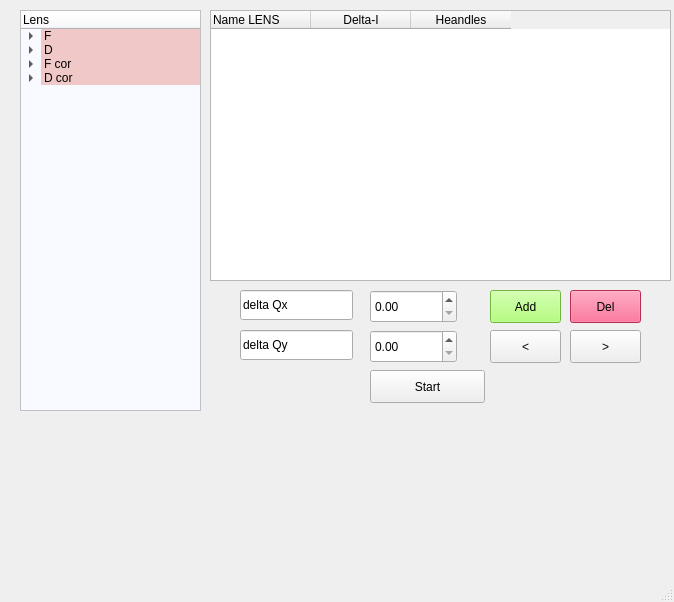
<?xml version="1.0" encoding="UTF-8"?>
<ui version="4.0">
 <class>MainWindow</class>
 <widget class="QMainWindow" name="MainWindow">
  <property name="geometry">
   <rect>
    <x>0</x>
    <y>0</y>
    <width>674</width>
    <height>602</height>
   </rect>
  </property>
  <property name="windowTitle">
   <string>MainWindow</string>
  </property>
  <widget class="QWidget" name="centralwidget">
   <widget class="QTreeWidget" name="treeWidget">
    <property name="geometry">
     <rect>
      <x>20</x>
      <y>10</y>
      <width>181</width>
      <height>401</height>
     </rect>
    </property>
    <property name="styleSheet">
     <string notr="true">
background-color: rgb(249, 250, 255);</string>
    </property>
    <property name="editTriggers">
     <set>QAbstractItemView::AnyKeyPressed|QAbstractItemView::DoubleClicked|QAbstractItemView::EditKeyPressed|QAbstractItemView::SelectedClicked</set>
    </property>
    <column>
     <property name="text">
      <string>Lens</string>
     </property>
     <property name="font">
      <font>
       <italic>false</italic>
      </font>
     </property>
     <property name="background">
      <color>
       <red>180</red>
       <green>27</green>
       <blue>45</blue>
      </color>
     </property>
     <property name="foreground">
      <brush brushstyle="SolidPattern">
       <color alpha="255">
        <red>0</red>
        <green>0</green>
        <blue>0</blue>
       </color>
      </brush>
     </property>
    </column>
    <item>
     <property name="text">
      <string>F</string>
     </property>
     <property name="background">
      <brush brushstyle="SolidPattern">
       <color alpha="255">
        <red>240</red>
        <green>200</green>
        <blue>200</blue>
       </color>
      </brush>
     </property>
     <item>
      <property name="text">
       <string>F1</string>
      </property>
     </item>
     <item>
      <property name="text">
       <string>F2</string>
      </property>
     </item>
     <item>
      <property name="text">
       <string>F3</string>
      </property>
     </item>
     <item>
      <property name="text">
       <string>F4</string>
      </property>
     </item>
    </item>
    <item>
     <property name="text">
      <string>D</string>
     </property>
     <property name="background">
      <brush brushstyle="SolidPattern">
       <color alpha="255">
        <red>240</red>
        <green>200</green>
        <blue>200</blue>
       </color>
      </brush>
     </property>
     <item>
      <property name="text">
       <string>D1</string>
      </property>
     </item>
     <item>
      <property name="text">
       <string>D2</string>
      </property>
      <property name="foreground">
       <brush brushstyle="Dense7Pattern">
        <color alpha="255">
         <red>0</red>
         <green>0</green>
         <blue>0</blue>
        </color>
       </brush>
      </property>
     </item>
     <item>
      <property name="text">
       <string>D3</string>
      </property>
     </item>
    </item>
    <item>
     <property name="text">
      <string>F cor</string>
     </property>
     <property name="background">
      <brush brushstyle="SolidPattern">
       <color alpha="255">
        <red>240</red>
        <green>200</green>
        <blue>200</blue>
       </color>
      </brush>
     </property>
     <item>
      <property name="text">
       <string>F1</string>
      </property>
      <property name="background">
       <brush brushstyle="SolidPattern">
        <color alpha="255">
         <red>248</red>
         <green>225</green>
         <blue>255</blue>
        </color>
       </brush>
      </property>
      <item>
       <property name="text">
        <string>1</string>
       </property>
      </item>
      <item>
       <property name="text">
        <string>2</string>
       </property>
      </item>
      <item>
       <property name="text">
        <string>3</string>
       </property>
      </item>
      <item>
       <property name="text">
        <string>4</string>
       </property>
      </item>
     </item>
     <item>
      <property name="text">
       <string>F2</string>
      </property>
      <property name="background">
       <brush brushstyle="SolidPattern">
        <color alpha="255">
         <red>248</red>
         <green>225</green>
         <blue>255</blue>
        </color>
       </brush>
      </property>
      <item>
       <property name="text">
        <string>1</string>
       </property>
      </item>
      <item>
       <property name="text">
        <string>2</string>
       </property>
      </item>
      <item>
       <property name="text">
        <string>3</string>
       </property>
      </item>
      <item>
       <property name="text">
        <string>4</string>
       </property>
      </item>
     </item>
     <item>
      <property name="text">
       <string>F3</string>
      </property>
      <property name="background">
       <brush brushstyle="SolidPattern">
        <color alpha="255">
         <red>248</red>
         <green>225</green>
         <blue>255</blue>
        </color>
       </brush>
      </property>
      <item>
       <property name="text">
        <string>1</string>
       </property>
      </item>
      <item>
       <property name="text">
        <string>2</string>
       </property>
      </item>
      <item>
       <property name="text">
        <string>3</string>
       </property>
      </item>
      <item>
       <property name="text">
        <string>4</string>
       </property>
      </item>
     </item>
     <item>
      <property name="text">
       <string>F4</string>
      </property>
      <property name="background">
       <brush brushstyle="SolidPattern">
        <color alpha="255">
         <red>248</red>
         <green>225</green>
         <blue>255</blue>
        </color>
       </brush>
      </property>
      <item>
       <property name="text">
        <string>1</string>
       </property>
      </item>
      <item>
       <property name="text">
        <string>2</string>
       </property>
      </item>
      <item>
       <property name="text">
        <string>3</string>
       </property>
      </item>
      <item>
       <property name="text">
        <string>4</string>
       </property>
      </item>
     </item>
    </item>
    <item>
     <property name="text">
      <string>D cor</string>
     </property>
     <property name="background">
      <brush brushstyle="SolidPattern">
       <color alpha="255">
        <red>240</red>
        <green>200</green>
        <blue>200</blue>
       </color>
      </brush>
     </property>
     <item>
      <property name="text">
       <string>D1</string>
      </property>
      <property name="background">
       <brush brushstyle="SolidPattern">
        <color alpha="255">
         <red>248</red>
         <green>225</green>
         <blue>255</blue>
        </color>
       </brush>
      </property>
      <item>
       <property name="text">
        <string>1</string>
       </property>
      </item>
      <item>
       <property name="text">
        <string>2</string>
       </property>
      </item>
      <item>
       <property name="text">
        <string>3</string>
       </property>
      </item>
      <item>
       <property name="text">
        <string>4</string>
       </property>
      </item>
     </item>
     <item>
      <property name="text">
       <string>D2</string>
      </property>
      <property name="background">
       <brush brushstyle="SolidPattern">
        <color alpha="255">
         <red>248</red>
         <green>225</green>
         <blue>255</blue>
        </color>
       </brush>
      </property>
      <item>
       <property name="text">
        <string>1</string>
       </property>
      </item>
      <item>
       <property name="text">
        <string>2</string>
       </property>
      </item>
      <item>
       <property name="text">
        <string>3</string>
       </property>
      </item>
      <item>
       <property name="text">
        <string>4</string>
       </property>
      </item>
     </item>
     <item>
      <property name="text">
       <string>D3</string>
      </property>
      <property name="background">
       <brush brushstyle="SolidPattern">
        <color alpha="255">
         <red>248</red>
         <green>225</green>
         <blue>255</blue>
        </color>
       </brush>
      </property>
      <item>
       <property name="text">
        <string>1</string>
       </property>
      </item>
      <item>
       <property name="text">
        <string>2</string>
       </property>
      </item>
      <item>
       <property name="text">
        <string>3</string>
       </property>
      </item>
      <item>
       <property name="text">
        <string>4</string>
       </property>
      </item>
     </item>
    </item>
   </widget>
   <widget class="QTableWidget" name="table_elem">
    <property name="geometry">
     <rect>
      <x>210</x>
      <y>10</y>
      <width>461</width>
      <height>271</height>
     </rect>
    </property>
    <column>
     <property name="text">
      <string>Name LENS</string>
     </property>
     <property name="textAlignment">
      <set>AlignLeading|AlignVCenter</set>
     </property>
     <property name="background">
      <color>
       <red>180</red>
       <green>27</green>
       <blue>45</blue>
      </color>
     </property>
    </column>
    <column>
     <property name="text">
      <string>Delta-I</string>
     </property>
     <property name="background">
      <color>
       <red>180</red>
       <green>27</green>
       <blue>45</blue>
      </color>
     </property>
    </column>
    <column>
     <property name="text">
      <string>Heandles</string>
     </property>
     <property name="background">
      <color>
       <red>180</red>
       <green>27</green>
       <blue>45</blue>
      </color>
     </property>
    </column>
   </widget>
   <widget class="QLineEdit" name="lineEdit">
    <property name="geometry">
     <rect>
      <x>240</x>
      <y>290</y>
      <width>113</width>
      <height>30</height>
     </rect>
    </property>
    <property name="text">
     <string>delta Qx</string>
    </property>
   </widget>
   <widget class="QLineEdit" name="lineEdit_2">
    <property name="geometry">
     <rect>
      <x>240</x>
      <y>330</y>
      <width>113</width>
      <height>30</height>
     </rect>
    </property>
    <property name="text">
     <string>delta Qy</string>
    </property>
   </widget>
   <widget class="QDoubleSpinBox" name="spin_delta_qx">
    <property name="geometry">
     <rect>
      <x>370</x>
      <y>290</y>
      <width>87</width>
      <height>33</height>
     </rect>
    </property>
   </widget>
   <widget class="QDoubleSpinBox" name="spin_delta_qy">
    <property name="geometry">
     <rect>
      <x>370</x>
      <y>330</y>
      <width>87</width>
      <height>33</height>
     </rect>
    </property>
   </widget>
   <widget class="QPushButton" name="btn_freq_down">
    <property name="geometry">
     <rect>
      <x>490</x>
      <y>330</y>
      <width>71</width>
      <height>33</height>
     </rect>
    </property>
    <property name="text">
     <string>&lt;</string>
    </property>
   </widget>
   <widget class="QPushButton" name="btn_freq_up">
    <property name="geometry">
     <rect>
      <x>570</x>
      <y>330</y>
      <width>71</width>
      <height>33</height>
     </rect>
    </property>
    <property name="text">
     <string>&gt;</string>
    </property>
   </widget>
   <widget class="QPushButton" name="Add_Hendles">
    <property name="geometry">
     <rect>
      <x>490</x>
      <y>290</y>
      <width>71</width>
      <height>33</height>
     </rect>
    </property>
    <property name="styleSheet">
     <string notr="true">background-color: rgb(160, 255, 88);</string>
    </property>
    <property name="text">
     <string>Add</string>
    </property>
   </widget>
   <widget class="QPushButton" name="Delete_Hendles">
    <property name="geometry">
     <rect>
      <x>570</x>
      <y>290</y>
      <width>71</width>
      <height>33</height>
     </rect>
    </property>
    <property name="styleSheet">
     <string notr="true">background-color: rgb(255, 65, 116);</string>
    </property>
    <property name="text">
     <string>Del</string>
    </property>
   </widget>
   <widget class="QPushButton" name="pushButton">
    <property name="geometry">
     <rect>
      <x>370</x>
      <y>370</y>
      <width>115</width>
      <height>33</height>
     </rect>
    </property>
    <property name="text">
     <string>Start</string>
    </property>
   </widget>
  </widget>
  <widget class="QMenuBar" name="menubar">
   <property name="geometry">
    <rect>
     <x>0</x>
     <y>0</y>
     <width>674</width>
     <height>27</height>
    </rect>
   </property>
  </widget>
  <widget class="QStatusBar" name="statusbar"/>
 </widget>
 <resources/>
 <connections/>
</ui>
